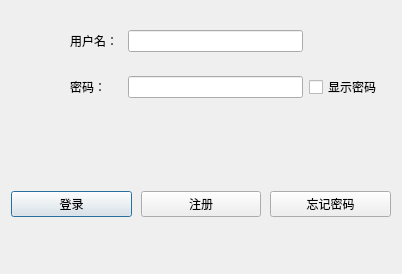
<?xml version="1.0" encoding="UTF-8"?>
<ui version="4.0">
 <class>LoginDialog</class>
 <widget class="QDialog" name="LoginDialog">
  <property name="geometry">
   <rect>
    <x>0</x>
    <y>0</y>
    <width>402</width>
    <height>274</height>
   </rect>
  </property>
  <property name="sizePolicy">
   <sizepolicy hsizetype="Fixed" vsizetype="Fixed">
    <horstretch>0</horstretch>
    <verstretch>0</verstretch>
   </sizepolicy>
  </property>
  <property name="minimumSize">
   <size>
    <width>402</width>
    <height>274</height>
   </size>
  </property>
  <property name="maximumSize">
   <size>
    <width>402</width>
    <height>274</height>
   </size>
  </property>
  <property name="windowTitle">
   <string>Dialog</string>
  </property>
  <layout class="QVBoxLayout" name="verticalLayout">
   <property name="sizeConstraint">
    <enum>QLayout::SetDefaultConstraint</enum>
   </property>
   <property name="topMargin">
    <number>6</number>
   </property>
   <item>
    <widget class="QWidget" name="widget" native="true">
     <property name="sizePolicy">
      <sizepolicy hsizetype="Preferred" vsizetype="Preferred">
       <horstretch>0</horstretch>
       <verstretch>0</verstretch>
      </sizepolicy>
     </property>
     <layout class="QGridLayout" name="gridLayout" rowstretch="0,0,0">
      <property name="verticalSpacing">
       <number>8</number>
      </property>
      <item row="0" column="3">
       <spacer name="horizontalSpacer_4">
        <property name="orientation">
         <enum>Qt::Horizontal</enum>
        </property>
        <property name="sizeType">
         <enum>QSizePolicy::Fixed</enum>
        </property>
        <property name="sizeHint" stdset="0">
         <size>
          <width>50</width>
          <height>20</height>
         </size>
        </property>
       </spacer>
      </item>
      <item row="0" column="0">
       <spacer name="horizontalSpacer_3">
        <property name="orientation">
         <enum>Qt::Horizontal</enum>
        </property>
        <property name="sizeType">
         <enum>QSizePolicy::Fixed</enum>
        </property>
        <property name="sizeHint" stdset="0">
         <size>
          <width>50</width>
          <height>20</height>
         </size>
        </property>
       </spacer>
      </item>
      <item row="2" column="2">
       <widget class="QLineEdit" name="passwordEdit">
        <property name="echoMode">
         <enum>QLineEdit::Password</enum>
        </property>
       </widget>
      </item>
      <item row="0" column="2">
       <widget class="QLineEdit" name="userEdit">
        <property name="sizePolicy">
         <sizepolicy hsizetype="Preferred" vsizetype="Fixed">
          <horstretch>0</horstretch>
          <verstretch>0</verstretch>
         </sizepolicy>
        </property>
       </widget>
      </item>
      <item row="2" column="1">
       <widget class="QLabel" name="pwdlabel">
        <property name="text">
         <string>密码： </string>
        </property>
       </widget>
      </item>
      <item row="0" column="1">
       <widget class="QLabel" name="userlabel">
        <property name="text">
         <string>用户名： </string>
        </property>
       </widget>
      </item>
      <item row="2" column="3">
       <widget class="QCheckBox" name="showPwd">
        <property name="text">
         <string>显示密码</string>
        </property>
       </widget>
      </item>
     </layout>
    </widget>
   </item>
   <item>
    <widget class="QLabel" name="stateLable">
     <property name="sizePolicy">
      <sizepolicy hsizetype="Preferred" vsizetype="Maximum">
       <horstretch>0</horstretch>
       <verstretch>0</verstretch>
      </sizepolicy>
     </property>
     <property name="maximumSize">
      <size>
       <width>16777215</width>
       <height>10</height>
      </size>
     </property>
     <property name="text">
      <string/>
     </property>
     <property name="alignment">
      <set>Qt::AlignCenter</set>
     </property>
    </widget>
   </item>
   <item>
    <widget class="QWidget" name="widget_2" native="true">
     <property name="sizePolicy">
      <sizepolicy hsizetype="Preferred" vsizetype="Preferred">
       <horstretch>0</horstretch>
       <verstretch>0</verstretch>
      </sizepolicy>
     </property>
     <layout class="QHBoxLayout" name="horizontalLayout">
      <property name="spacing">
       <number>9</number>
      </property>
      <property name="sizeConstraint">
       <enum>QLayout::SetDefaultConstraint</enum>
      </property>
      <property name="leftMargin">
       <number>0</number>
      </property>
      <property name="topMargin">
       <number>0</number>
      </property>
      <property name="rightMargin">
       <number>0</number>
      </property>
      <property name="bottomMargin">
       <number>0</number>
      </property>
      <item>
       <widget class="QPushButton" name="LoginButton">
        <property name="text">
         <string>登录</string>
        </property>
       </widget>
      </item>
      <item>
       <widget class="QPushButton" name="RegisterButton">
        <property name="text">
         <string>注册</string>
        </property>
       </widget>
      </item>
      <item>
       <widget class="QPushButton" name="resetPwdButton">
        <property name="text">
         <string>忘记密码</string>
        </property>
       </widget>
      </item>
     </layout>
    </widget>
   </item>
  </layout>
 </widget>
 <resources/>
 <connections/>
</ui>
